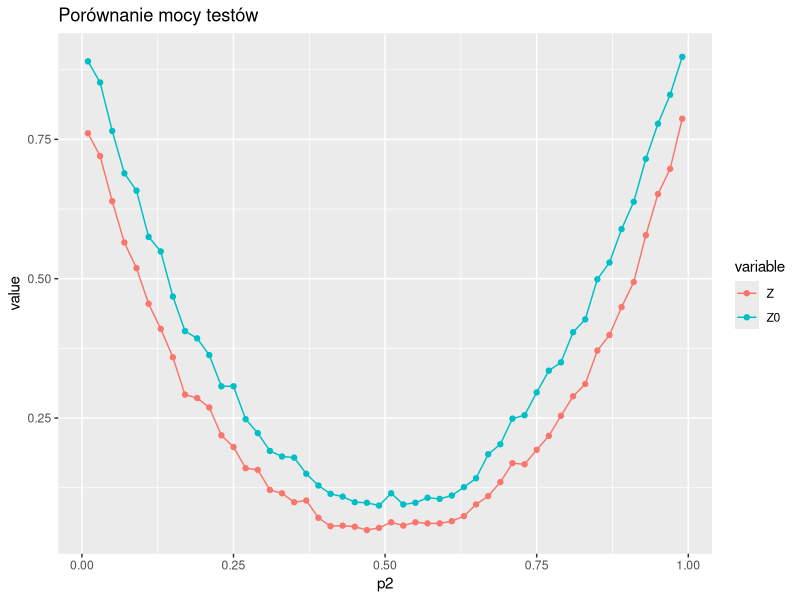

Recreate this plot in R.
# zad3
library(ggplot2)
library(reshape2)
n <- 10
mcs <- 1000
alpha <- 0.05
ps_1 <- numeric(mcs)
ps_2 <- numeric(mcs)
p2 <- seq(0.01,0.99,0.02)
p2_0 <- 0.5
# for (mc in 1:mcs) {
#   X <- rbinom(n,1, p = 0.5)
#   Y <- rbinom(n, 1, p = p2_0)
#   data <- matrix(0, nrow = 2, ncol = 2)
#   for (i in 1:n) {
#     x<-X[i]
#     y<-Y[i]
#     if (x==0 & y==0) {
#       data[1,1] <- data[1,1] + 1
#     } else if (x==0 & y==1){
#       data[1,2] <- data[1,2] + 1
#     }
#     else if (x==1 & y==0){
#       data[2,1] <- data[2,1] + 1
#     } else{
#       data[2,2] <- data[2,2] + 1
#     }
#   }
#   y12 <- data[1,2]
#   y21 <- data[2,1]
#   p_data <- data/n
#   p11 <- p_data[1,1]
#   p12 <- p_data[1,2]
#   p21 <- p_data[2,1]
#   p22 <- p_data[2,2]
#   
#   p_.1 <- (data[1,1]+data[2,1])/n
#   p_1. <- (data[1,1]+data[1,2])/n
#   D <- p_1. - p_.1
#   sig <- sqrt( ( p_1.*(1-p_1.) + p_.1*(1-p_.1) - 2*(p11*p22-p12*p21) )/n  )
#   z <- D/sig
#   p_value1 <- 2*(1 - pnorm(abs(z)))
#   z0  <- ( y12 - y21 ) / ( sqrt( y12 + y21 ) )  
#   p_value2 <- 2*(1 - pnorm(abs(z0)))
#   ps_1[mc] <- p_value1 < 0.05
#   ps_2[mc] <- p_value2 < 0.05
# }
# print(c(sum(ps_1, na.rm = TRUE)/mcs,
#         sum(ps_2, na.rm = TRUE)/mcs))
#####
f_to_sup <- function(p) {
  p2 <- p
  for (mc in 1:mcs) {
    X <- rbinom(n,1, p = 0.5)
    Y <- rbinom(n, 1, p = p2)
    data <- matrix(0, nrow = 2, ncol = 2)
    for (i in 1:n) {
      x<-X[i]
      y<-Y[i]
      if (x==0 & y==0) {
        data[1,1] <- data[1,1] + 1
      } else if (x==0 & y==1){
        data[1,2] <- data[1,2] + 1
      }
      else if (x==1 & y==0){
        data[2,1] <- data[2,1] + 1
      } else{
        data[2,2] <- data[2,2] + 1
      }
    }
    y12 <- data[1,2]
    y21 <- data[2,1]
    p_data <- data/n
    p11 <- p_data[1,1]
    p12 <- p_data[1,2]
    p21 <- p_data[2,1]
    p22 <- p_data[2,2]
    
    p_.1 <- (data[1,1]+data[2,1])/n
    p_1. <- (data[1,1]+data[1,2])/n
    D <- p_1. - p_.1
    sig <- sqrt( ( p_1.*(1-p_1.) + p_.1*(1-p_.1) - 2*(p11*p22-p12*p21) )/n  )
    z <- D/sig
    p_value1 <- 2*(1 - pnorm(abs(z)))
    z0  <- ( y12 - y21 ) / ( sqrt( y12 + y21 ) )  
    p_value2 <- 2*(1 - pnorm(abs(z0)))
    ps_1[mc] <- p_value1 < 0.05
    ps_2[mc] <- p_value2 < 0.05
  }
  return(c(sum(ps_1, na.rm = TRUE)/mcs,
           sum(ps_2, na.rm = TRUE)/mcs))
}


f_to_sup_error_rm <- function(x){
  tryCatch(
    expr = {
      # message(f_to_sup(x))
      # message("Successfully executed the log(x) call.")
      return(f_to_sup(x))
    },
    error = function(e){
      # message('Caught an error!')
      # print(e)
      # return(2)
    },
    warning = function(w){
      # print(x)
      f_to_sup(x)
      # return(3)
    },
    finally = {# plot(p2,sym[1,],type ="l")
      # lines(p2,sym[2,])
      # message('All done, quitting.')
    }
  )    
}

# f_to_sup_error_rm(0.11)
sym <- sapply(p2, f_to_sup_error_rm)
sym
df <- data.frame(p2 = p2, Z0 = sym[1,], Z = sym[2,] )
df


melt_Df <- melt(df, id=1, measure=c("Z","Z0"))
melt_Df
ggplot(melt_Df,aes(p2, value, colour = variable)) + 
geom_point() + geom_line() + ggtitle("Porównanie mocy testów")

